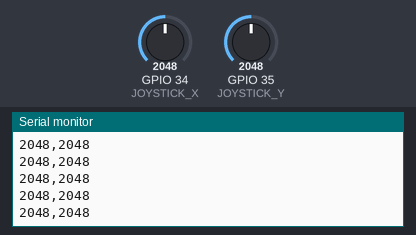
The sketch below on a simulated ESP32. Parts: the last lines printed to the serial monitor. Inputs (shaded band) come from the test bench; at power-on: GPIO 34 (JOYSTICK_X) = 2048, GPIO 35 (JOYSTICK_Y) = 2048.

Above: at 1.2 s.
1.3 s: GPIO 34 (JOYSTICK_X) set to 2866
At 1.9 s:
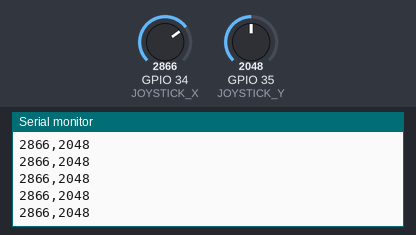
2.8 s: GPIO 35 (JOYSTICK_Y) set to 2866
At 3.9 s:
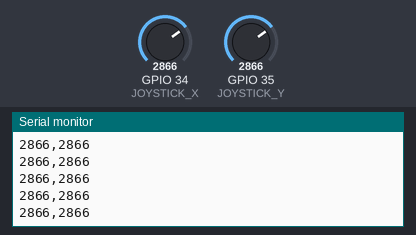
4.3 s: GPIO 34 (JOYSTICK_X) set to 3603
At 4.9 s:
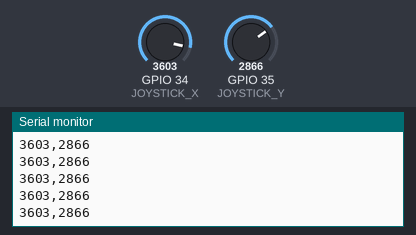
5.8 s: GPIO 35 (JOYSTICK_Y) set to 3603
At 6.7 s:
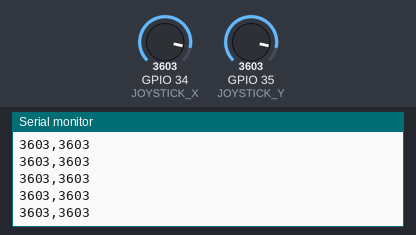
Timing chart, 0 to 8.3 s (numbered marks = the images above; inputs shaded):
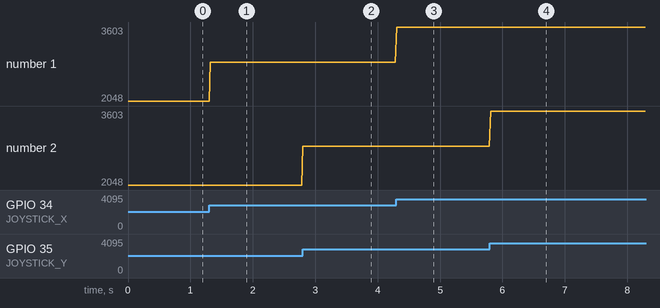

The sketch:

joystick.ino
```cpp
// define las constantes JOYSTICK_X y JOYSTICK_Y con los valores 34 y 35
#define JOYSTICK_X 34
#define JOYSTICK_Y 35

void setup() {

  Serial.begin(115200);

}


// loop infinito
// le el valor que recibe del ADC de coordenada x y y del joystick
// manda ambas coordenadas al buffer serial con el formato: x,y
void loop() {
  // put your main code here, to run repeatedly:
  int valor_x = analogRead(JOYSTICK_X);
  int valor_y = analogRead(JOYSTICK_Y);

  Serial.print(valor_x);
  Serial.print(",");
  Serial.println(valor_y);

  delay(20);
}
```

Measured:
- after the input at 1.3 s, the serial monitor: prints a new line at once (image 1)
- after the input at 2.8 s, the serial monitor: prints a new line at once (image 2)
- after the input at 4.3 s, the serial monitor: prints a new line at once (image 3)
- after the input at 5.8 s, the serial monitor: prints a new line at once (image 4)
- plotted number 1: 2048 → 2866 after the input at 1.3 s, 2866 → 3603 after the input at 4.3 s
